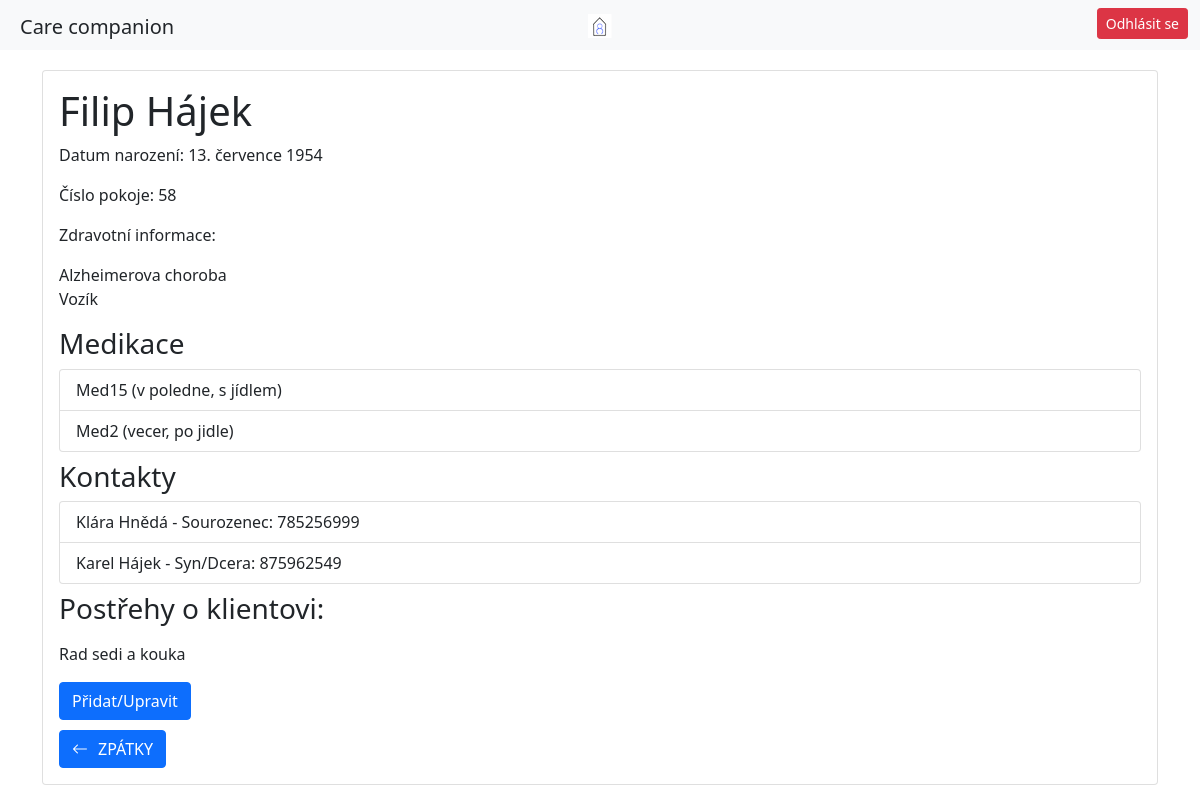
/opatrovnik/karty-klientu/Filip-Hájek/ (signed in), run on an earlier commit of the app's database.
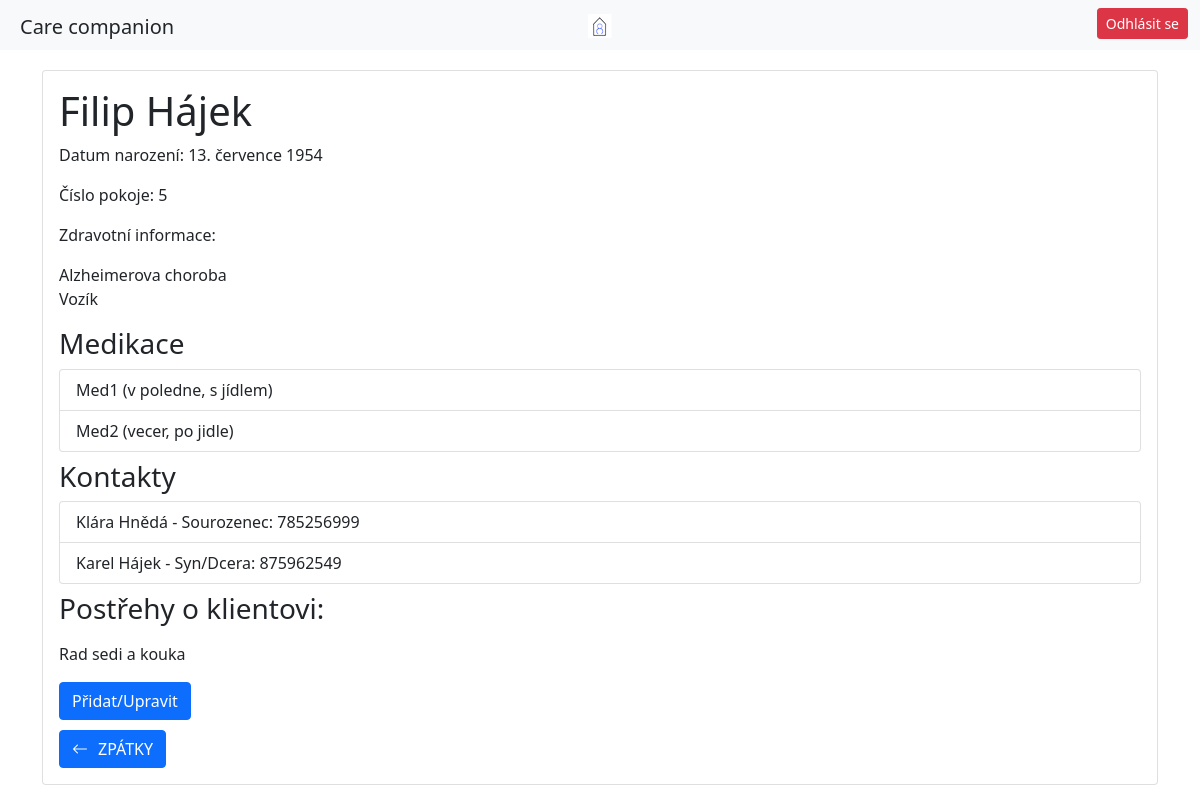
And on a later commit of the database.
### patient/models.py (models this page shows)
class Patient(models.Model):
    user = models.OneToOneField(User, on_delete=models.CASCADE, default='', related_name='patient_profile')
    date_of_admission = models.DateField()
    room_number = models.IntegerField()
    birthday = models.DateField()
    health_info = models.TextField()
    observations = models.TextField(blank=True, null=True)
    objects = models.Manager()
    class ContactManager(models.Manager):
        def create_contact(self, patient, relationship, name, phone_number):
            return self.create(patient=patient, relationship=relationship, name=name, phone_number=phone_number)
    class MedicationIntakeManager(models.Manager):
        def create_medication(self, patient, medication, when, how):
            return self.create(patient=patient, medication=medication, when=when, how=how)
    medications = MedicationIntakeManager()
    contacts = ContactManager()
    class ActivityManager(models.Manager):
        def create_activity(self, patient, date, time, description):
            return self.create(patient=patient, date=date, time=time, description=description)
    activities = ActivityManager()
    @property
    def first_name(self):
        return self.user.first_name
    @property
    def last_name(self):
        return self.user.last_name

class MedicationIntake(models.Model):
    medication = models.CharField(max_length=50)
    WHEN_CHOICES = (
        ('rano', 'Ráno'),
        ('v poledne', 'V poledne'),
        ('vecer', 'Večer'),
        ('v noci', 'V noci'),
        ('jine', 'Jiné'),
    )
    when = models.CharField(max_length=20, choices=WHEN_CHOICES)
    HOW_CHOICES = (
        ('pred jidlem', 'Před jídlem'),
        ('s jidlem', 'S jídlem'),
        ('po jidle', 'Po jídle'),
        ('jine', 'Jiné'),
    )
    how = models.CharField(max_length=20, choices=HOW_CHOICES)
    patient = models.ForeignKey(Patient, on_delete=models.CASCADE)

class Contact(models.Model):
    RELATIONSHIP_CHOICES = (
        ('syn/dcera', 'Syn/Dcera'),
        ('pritel/kyne', 'Přítel/kyně'),
        ('sourozenec', 'Sourozenec'),
        ('rodic', 'Rodič'),
        ('manzel/ka', 'Manžel/ka'),
        ('jini pribuzni', 'Jiní příbuzní'),
        ('jine', 'Jiné'),
    )
    relationship = models.CharField(max_length=20, choices=RELATIONSHIP_CHOICES)
    name = models.CharField(max_length=25)
    phone_number = models.IntegerField(null=True)
    patient = models.ForeignKey(Patient, on_delete=models.CASCADE)

### home/decorators.py (the view)
        def _wrapped_view(request, *args, **kwargs):
            if request.user.is_authenticated:
                groups = request.user.groups.values_list('name', flat=True)
                if group_name in groups:
                    return view_func(request, *args, **kwargs)
            return redirect('login_user')

### caregiver/views.py (called while the page is built)
@caregiver_required
def patient_info(request, full_name_of_patient):
    first_name, last_name = full_name_of_patient.split('-')
    patient = Patient.objects.get(user__first_name=first_name, user__last_name=last_name)
    form = ObservationForm(request.POST or None, instance=patient)
    if form.is_valid():
        form.save()
        return redirect('patient_info', full_name_of_patient)
    context = {
        'patient': patient,
        'form': form
    }
    return render(request, 'patient_info.html', context)

### caregiver/templates/patient_info.html (shortened to what this page needs)
{% extends 'base_caregiver.html' %}
{% load static %}
{% block navbar %}
     <a href="{% url 'index_caregiver' %}"><img src="{% static 'CareLogo.png' %}" alt="Italian Trulli"></a>
{% endblock %}
{% block content %}
<div class="container">
    <div class="card">
        <div class="card-body">
            <h1 class="card-title">{{ patient.first_name }} {{ patient.last_name }}</h1>
            <p class="card-text">Datum narození: {{ patient.birthday }}</p>
            <p class="card-text">Číslo pokoje: {{ patient.room_number }}</p>
            <p class="card-text">Zdravotní informace: {{ patient.health_info|linebreaks }}</p>
            <h3>Medikace</h3>
            <ul class="list-group">
                {% for medication_intake in patient.medicationintake_set.all %}
                    <li class="list-group-item">{{ medication_intake.medication }} ({{ medication_intake.when }}, {{ medication_intake.how }})</li>
                {% endfor %}
            </ul>
            <h3 class="pt-2">Kontakty</h3>
            <ul class="list-group">
                {% for contact in patient.contact_set.all %}
                    <li class="list-group-item">{{ contact.name }} - {{ contact.get_relationship_display }}: {{ contact.phone_number }}</li>
                {% endfor %}
            </ul>
            <h3 class="pt-2">Postřehy o klientovi:</h3>
            {% if not form.instance.observations %}
                <div id="current-observations" style="display: none;">
            {% else %}
                <div id="current-observations">
            {% endif %}
                <p>{{ patient.observations|linebreaks }}</p>
            </div>
            <button id="edit-observations" class="btn btn-primary" style="margin-top: 0px; margin-bottom: 10px">Přidat/Upravit</button>
            <br>
            <div class="container-fluid text-start">
                <a href="{% url 'medical_cards' %}" class="btn btn-primary"><i class="bi bi-arrow-left" style="margin-right: 10px;"></i>ZPÁTKY</a>
            </div>
        </div>
    </div>
</div>
</div>
{% endblock %}

### caregiver/templates/base_caregiver.html (shortened to what this page needs)
<!DOCTYPE html>
<html lang="en">
<head>
  <link rel="stylesheet" href="https://stackpath.bootstrapcdn.com/bootstrap/4.5.2/css/bootstrap.min.css">
    <link href="https://cdn.jsdelivr.net/npm/bootstrap@5.0.2/dist/css/bootstrap.min.css" rel="stylesheet">
    {% load static %}
  <link href="https://cdn.jsdelivr.net/npm/bootstrap-icons/font/bootstrap-icons.css" rel="stylesheet">
    <link  rel="stylesheet" href="{% static '/caregiver/caregiver.css' %}">
</head>
<body>
    <div class="container-fluid bg-light pt-1 pb-1">
        <div class="row">
            <div class="col d-none d-md-block">
                <div class="p-1 ml-3 mt-1 navbar-brand">Care companion</div>
            </div>
            <div class="col-9 col-sm-4 text-left text-sm-center">
                <div class="p-1 mt-1 mb-1 pl-3 ml-3 ml-sm-0 text-muted">{% block navbar %}{% endblock %}</div>
            </div>
            <div class="col-3 col-sm-4 text-right">
                <div class="p-1 mr-2 text-end"><a class="btn btn-danger btn-sm" href="{% url 'logout_user' %}">Odhlásit se</a></div>
            </div>
        </div>
    </div>
<div class="block-content">
 {% block content %}
 {% endblock %}
</body>
</html>

### static/caregiver/caregiver.css (style rules this page uses)
.container-fluid { padding-left: 0; padding-right: 0; }
div .card { margin-top: 20px; }

What changed in the data, as far as the page shows it:
changed Patient "Alzheimerova choroba Vozík": room_number "58" → "5"
changed MedicationIntake "v poledne": medication "Med15" → "Med1"
